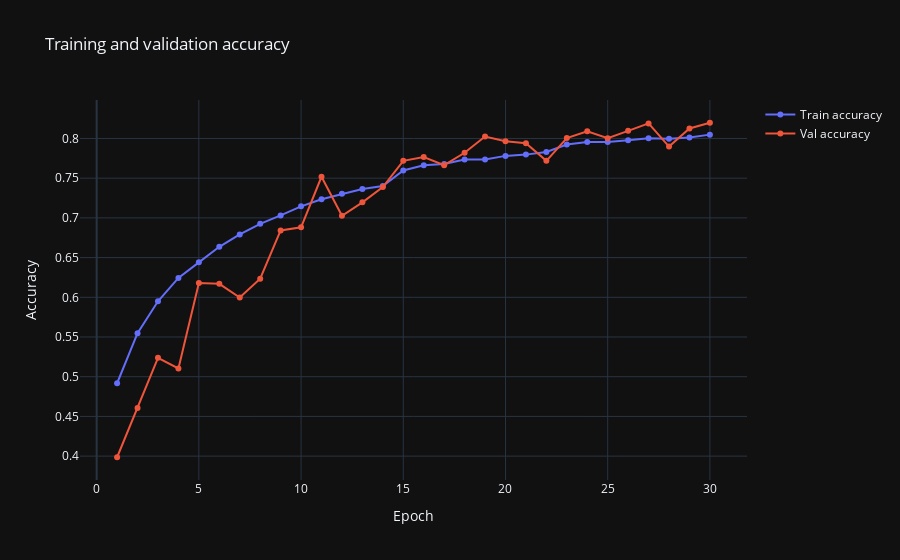
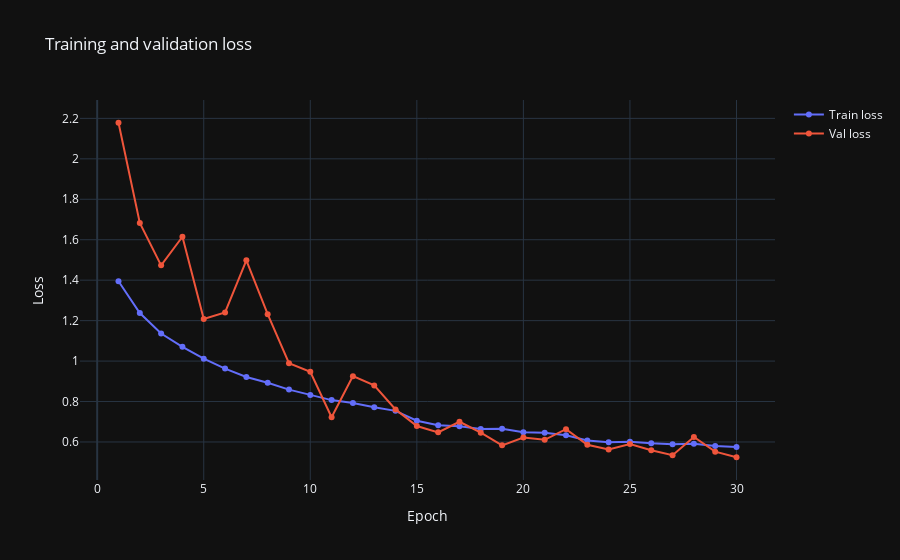

These figures' notebook cell, in order:
### Markdown cell above
## 5️⃣ Visualize training curves 📉

The following plots show training and validation accuracy and loss over
epochs. They help to understand convergence speed and potential
overfitting or underfitting.

### Code cell
history_dict = history.history
epochs_range = list(range(1, len(history_dict["loss"]) + 1))

# Accuracy curves
fig_acc = go.Figure()
fig_acc.add_trace(
    go.Scatter(
        x=epochs_range,
        y=history_dict["accuracy"],
        mode="lines+markers",
        name="Train accuracy",
    ),
)
fig_acc.add_trace(
    go.Scatter(
        x=epochs_range,
        y=history_dict["val_accuracy"],
        mode="lines+markers",
        name="Val accuracy",
    ),
)
fig_acc.update_layout(
    title="Training and validation accuracy",
    xaxis_title="Epoch",
    yaxis_title="Accuracy",
)
fig_acc.show()

# Loss curves
fig_loss = go.Figure()
fig_loss.add_trace(
    go.Scatter(
        x=epochs_range,
        y=history_dict["loss"],
        mode="lines+markers",
        name="Train loss",
    ),
)
fig_loss.add_trace(
    go.Scatter(
        x=epochs_range,
        y=history_dict["val_loss"],
        mode="lines+markers",
        name="Val loss",
    ),
)
fig_loss.update_layout(
    title="Training and validation loss",
    xaxis_title="Epoch",
    yaxis_title="Loss",
)
fig_loss.show()

### Figure 1 — Plotly figure (JSON) as saved in the notebook; plotly's stock layout.template omitted (floating-point values rounded to 4 significant figures)
{"data": [{"mode": "lines+markers", "name": "Train accuracy", "x": [1, 2, 3, 4, 5, 6, 7, 8, 9, 10, 11, 12, 13, 14, 15, 16, 17, 18, 19, 20, 21, 22, 23, 24, 25, 26, 27, 28, 29, 30], "y": [0.4918, 0.5549, 0.595, 0.6244, 0.644, 0.6636, 0.6792, 0.6925, 0.7031, 0.7145, 0.7235, 0.7302, 0.7364, 0.7402, 0.7598, 0.7663, 0.7679, 0.7734, 0.7736, 0.7781, 0.7797, 0.7831, 0.7923, 0.7954, 0.7954, 0.7979, 0.8004, 0.7996, 0.8014, 0.8048], "type": "scatter"}, {"mode": "lines+markers", "name": "Val accuracy", "x": [1, 2, 3, 4, 5, 6, 7, 8, 9, 10, 11, 12, 13, 14, 15, 16, 17, 18, 19, 20, 21, 22, 23, 24, 25, 26, 27, 28, 29, 30], "y": [0.3986, 0.4606, 0.5238, 0.5104, 0.618, 0.617, 0.5998, 0.6234, 0.6842, 0.6882, 0.7518, 0.7026, 0.7196, 0.7388, 0.7718, 0.7766, 0.7664, 0.782, 0.8024, 0.7964, 0.794, 0.7718, 0.8006, 0.809, 0.8004, 0.8096, 0.819, 0.7898, 0.8126, 0.8198], "type": "scatter"}], "layout": {"title": {"text": "Training and validation accuracy"}, "xaxis": {"title": {"text": "Epoch"}}, "yaxis": {"title": {"text": "Accuracy"}}}}

### Figure 2 — Plotly figure (JSON) as saved in the notebook; plotly's stock layout.template omitted (floating-point values rounded to 4 significant figures)
{"data": [{"mode": "lines+markers", "name": "Train loss", "x": [1, 2, 3, 4, 5, 6, 7, 8, 9, 10, 11, 12, 13, 14, 15, 16, 17, 18, 19, 20, 21, 22, 23, 24, 25, 26, 27, 28, 29, 30], "y": [1.394, 1.237, 1.136, 1.07, 1.012, 0.9627, 0.9216, 0.8928, 0.859, 0.8325, 0.8071, 0.7928, 0.7712, 0.7538, 0.705, 0.6823, 0.6779, 0.6643, 0.6659, 0.648, 0.6457, 0.6336, 0.607, 0.5991, 0.6015, 0.5935, 0.5885, 0.5914, 0.58, 0.5747], "type": "scatter"}, {"mode": "lines+markers", "name": "Val loss", "x": [1, 2, 3, 4, 5, 6, 7, 8, 9, 10, 11, 12, 13, 14, 15, 16, 17, 18, 19, 20, 21, 22, 23, 24, 25, 26, 27, 28, 29, 30], "y": [2.178, 1.683, 1.473, 1.615, 1.208, 1.241, 1.498, 1.232, 0.9893, 0.9468, 0.7223, 0.9255, 0.8798, 0.761, 0.6786, 0.6476, 0.7001, 0.6459, 0.5832, 0.6221, 0.6106, 0.6633, 0.5859, 0.5625, 0.5903, 0.559, 0.5348, 0.6251, 0.5522, 0.5245], "type": "scatter"}], "layout": {"title": {"text": "Training and validation loss"}, "xaxis": {"title": {"text": "Epoch"}}, "yaxis": {"title": {"text": "Loss"}}}}
